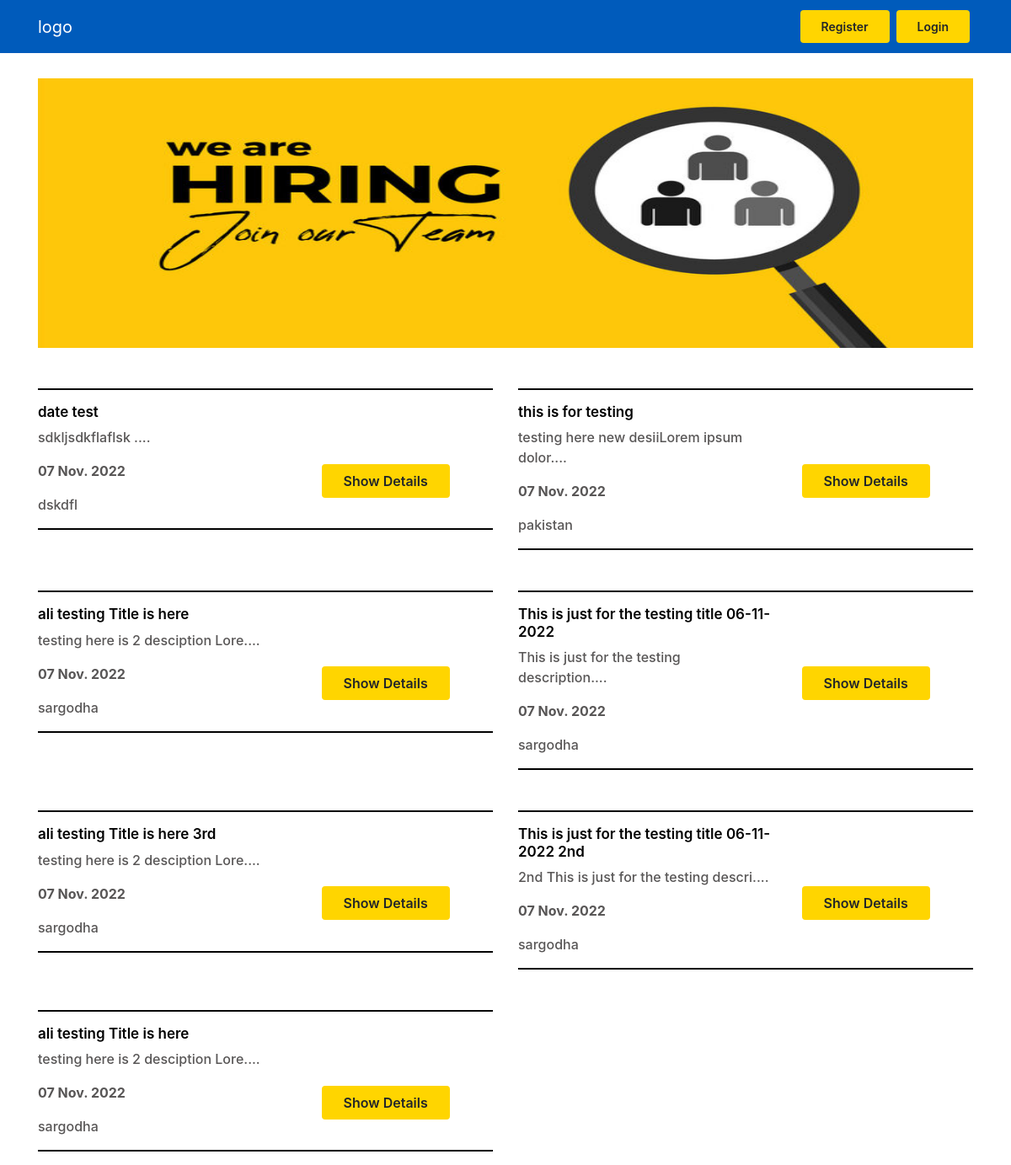
The page / on the database its author committed.
### tables this page shows
CREATE TABLE `user_entry` (
  `entry_id` int(11) NOT NULL,
  `user_id` int(11) NOT NULL,
  `entry_title` text NOT NULL,
  `entry_description` text NOT NULL,
  `entry_location` varchar(500) NOT NULL,
  `entry_employer` varchar(200) NOT NULL,
  `entry_contact_no` varchar(100) NOT NULL,
  `entry_date` varchar(200) NOT NULL
);

### index.php (the view, shortened to what this page needs)
<?php
include 'cdn_lniks.php';
$con                 = mysqli_connect( "localhost", "root","", "job4u" );
$db                  = $con;
$fetch_enteries_rows = mysqli_num_rows(mysqli_query($db,"select * from user_entry"));
      if($fetch_enteries_rows > 0)
      {
            $fetch_enteries_data   = array();
            $query_result          = mysqli_query($db,"SELECT * FROM `user_entry` order by entry_id desc");
            while ($row            = mysqli_fetch_assoc($query_result)){
            $fetch_enteries_data[] = $row;
            }
      } else
        {
        $err_msgs  = array();
        $err_msgs  = array("err_entry_msg" => "<label style=' margin:0 auto; color:black; background:yellow; font-size:30px;'> No Entery is  Saved Yet.!!</label>");
         }
?>
<!DOCTYPE html>
<html lang="en">
<head>
</head>
<body>
<?php   include 'nav_bar.php';   ?>
<section class="placeholder">
    <div class="container">
        <div >
            <img class="text-center" style=" margin:0 auto; padding-top: 30px ; height: 350px; width: 100%;" src="assets/img/banner.jpg" alt="Place holder banner">
        </div>
        <div class="show-details mb-3">
          <div class="row">
                    <?php
              if(isset($err_msgs['err_entry_msg']) && !empty($err_msgs['err_entry_msg']))
              {
                echo '<div class="entries d-flex mt-4 pb-4">'.$err_msgs['err_entry_msg'].'</div>';
              }else{
                foreach ($fetch_enteries_data as $value) {
                ?>
            <div class="col-md-6">
              <div class="show-details-card">
                <div class="entries  mt-5">
                  <div class="mt-3">
<div class="row">
  <div class="col-md-7">
  <h5><?php  if(isset($value['entry_title']) && !empty($value['entry_title'])){echo $value['entry_title'];}  ?></h5>
                <p><?php  if(isset($value['entry_description']) && !empty($value['entry_description'])){echo substr($value['entry_description'],0,60);}  ?>....</p>
                <p><b><?php  if(isset($value['entry_date']) && !empty($value['entry_date'])){echo $value['entry_date'];}  ?> </b></p>
                 <p><?php  if(isset($value['entry_location']) && !empty($value['entry_location'])){echo $value['entry_location'];}  ?></p>
  </div>
  <div class="col-md-5">
  <div class="ml-auto mt-4">
                      <a href="entery_details.php?entry_id=<?= $value['entry_id'] ?>" class="btn m-1 px-4 mt-5" role="button" aria-pressed="true">Show Details</a>
                  </div>
  </div>
</div>
                  </div>
              </div>
              </div>
            </div>
<?php  } } ?>
          </div>
        </div>
    </div>
</section>
</body>
</html>

### cdn_lniks.php (shortened to what this page needs)
<link rel="stylesheet" href="assets/css/style.css">
<link rel="stylesheet" href="https://cdn.jsdelivr.net/npm/bootstrap@4.6.1/dist/css/bootstrap.min.css">

### nav_bar.php (shortened to what this page needs)
<nav class="navbar navbar-expand-lg navbar-light">
    <div class="container">
        <a class="navbar-brand text-white" href="index.php">logo</a>
      <form class="form-inline ml-auto">
       <?php
        if(isset($_SESSION['login']) && !empty($_SESSION['login']))
          {echo '<a href="profile.php" class="btn m-1 px-4 py-2" role="button" aria-pressed="true"> Proflie </a> <a href="signout.php" class="btn m-1 px-4 py-2" role="button" aria-pressed="true"> Sign Out </a>';
          }
        else{ echo'<a href="register.php" class="btn m-1 px-4 py-2" role="button" aria-pressed="true"> Register </a><a href="login.php" class="btn m-1 px-4 py-2" role="button" aria-pressed="true"> Login </a>';
        }   ?>
      </form>
    </div>
  </nav>

### assets/css/style.css (style rules this page uses)
* { margin: 0; padding: 0; box-sizing: border-box; }
.navbar { background-color: #005bbb; color: white; }
.navbar .btn { background-color: #ffd500; font-size: 14px; font-weight: 600; }
.entries .btn { border: 2px solid #ffd500; background-color: #ffd500; font-weight: 600; }
.entries { border-bottom: 2px solid black; }
.entries h5 { font-size: 17px; font-weight: 600; color: black; }
.entries p { font-weight: 500; color: #585656; }
.show-details-card .entries { border-top: 2px solid black; }
.show-details-card .entries h5 { font-size: 17px; font-weight: 600; color: black; }
.show-details-card .entries p { font-weight: 500; color: #585656; }
.show-details-card .entries .btn { border: 2px solid #ffd500; background-color: #ffd500; font-weight: 600; }

### rows shown on the page
user_entry: entry_title "date test", entry_description "sdkljsdkflaflsk", entry_date "07 Nov. 2022", entry_location "dskdfl"
user_entry: entry_title "this is for testing", entry_description "testing here new desiiLorem ipsum dolor", entry_date "07 Nov. 2022", entry_location "pakistan"
user_entry: entry_title "ali testing Title is here", entry_description "testing here is 2 desciption Lore", entry_date "07 Nov. 2022", entry_location "sargodha"
user_entry: entry_title "This is just for the testing title 06-11-2022", entry_description "This is just for the testing description", entry_date "07 Nov. 2022", entry_location "sargodha"
user_entry: entry_title "ali testing Title is here 3rd", entry_description "testing here is 2 desciption Lore", entry_date "07 Nov. 2022", entry_location "sargodha"
user_entry: entry_title "This is just for the testing title 06-11-2022 2nd", entry_description "2nd This is just for the testing descri", entry_date "07 Nov. 2022", entry_location "sargodha"
user_entry: entry_title "ali testing Title is here", entry_description "testing here is 2 desciption Lore", entry_date "07 Nov. 2022", entry_location "sargodha"
